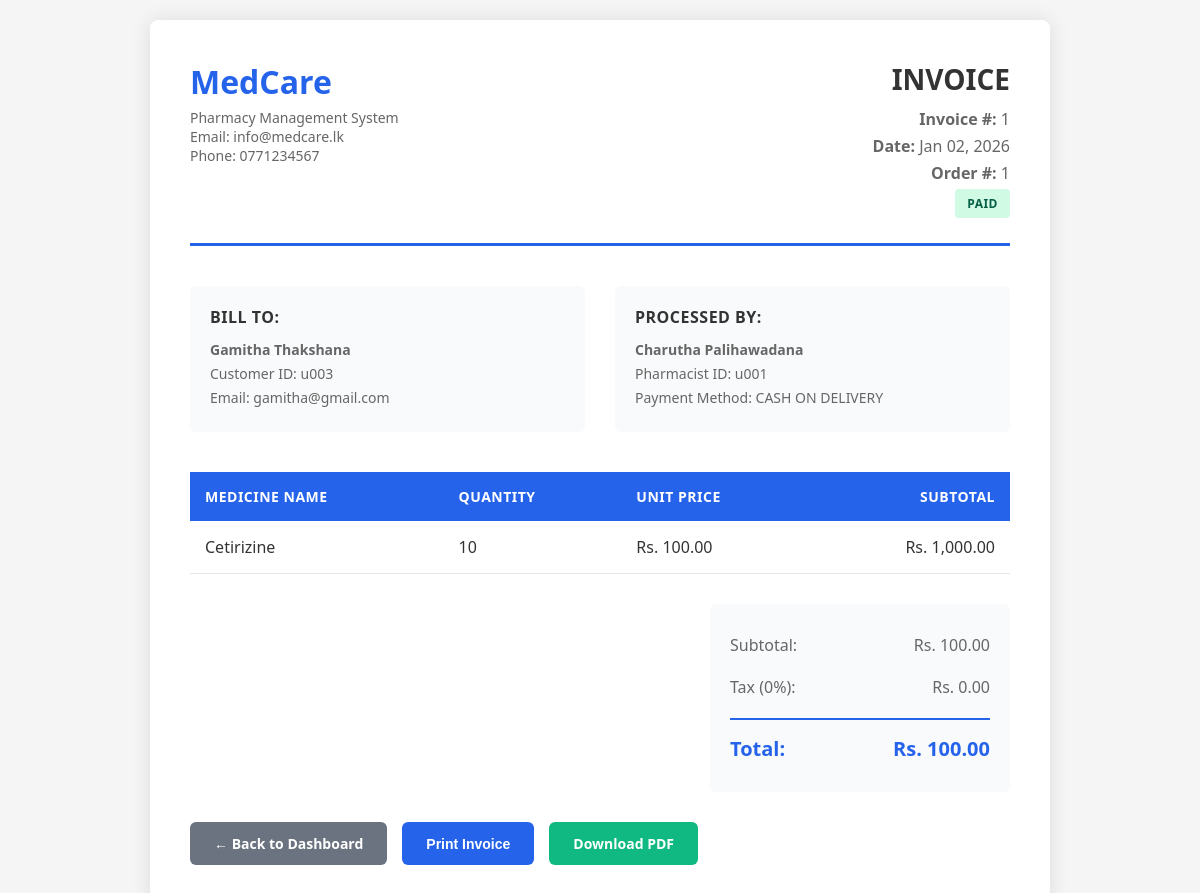
The app's page /view_invoice.php?invoice_id=1 (signed in) with its own data.
### tables this page shows
CREATE TABLE IF NOT EXISTS `invoice` (
  `INVOICE_ID` varchar(10) NOT NULL,
  `PAYMENT_METHOD` char(50) NOT NULL,
  `INVOICE_DATE` date NOT NULL,
  `ORDER_ID` varchar(50) NOT NULL,
  `TOTAL_AMOUNT` float NOT NULL,
  `PHARMACIST_ID` varchar(10) NOT NULL,
  `CUSTOMER_ID` varchar(10) NOT NULL,
  PRIMARY KEY (`INVOICE_ID`),
  KEY `fk_ORDER_ID_ORDERS` (`ORDER_ID`),
  KEY `fk_PHARMACIST_ID_PHARMACIST` (`PHARMACIST_ID`),
  KEY `fk_CUSTOMER_ID_CUSTOMER` (`CUSTOMER_ID`)
);

CREATE TABLE IF NOT EXISTS `users` (
  `USER_ID` varchar(10) NOT NULL,
  `F_NAME` char(50) NOT NULL,
  `L_NAME` char(50) NOT NULL,
  `EMAIL` varchar(100) NOT NULL,
  `CONTACT_NUM` varchar(10) NOT NULL,
  `ROLE` enum('PHARMACIST','ADMIN','CUSTOMER') DEFAULT NULL,
  `PASSWORD` varchar(255) NOT NULL,
  PRIMARY KEY (`USER_ID`),
  UNIQUE KEY `EMAIL` (`EMAIL`)
);

### public/view_invoice.php (the view, shortened to what this page needs)
<?php
require_once '../config/db_connect.php';
$invoice_id = $_GET['invoice_id'];
$stmt = $conn->prepare("
    SELECT i.*, u.F_NAME, u.L_NAME, u.EMAIL,
           p.F_NAME AS P_F_NAME, p.L_NAME AS P_L_NAME
    FROM invoice i
    JOIN users u ON i.CUSTOMER_ID = u.USER_ID
    JOIN users p ON i.PHARMACIST_ID = p.USER_ID
    WHERE i.INVOICE_ID = ?
");
$stmt->bind_param("s", $invoice_id);
$stmt->execute();
$result = $stmt->get_result();
$invoice = $result->fetch_assoc();
$stmt = $conn->prepare("
    SELECT m.NAME, oi.QUANTITY, oi.PRICE, (oi.QUANTITY * oi.PRICE) AS SUBTOTAL
    FROM order_item oi
    JOIN medicine m ON oi.MEDICINE_ID = m.MEDICINE_ID
    WHERE oi.ORDER_ID = ?
");
$stmt->bind_param("s", $invoice['ORDER_ID']);
$stmt->execute();
$items = $stmt->get_result();
?>
<!DOCTYPE html>
<html lang="en">
<head>
</head>
<body>
<div class="invoice-container">
    <div class="invoice-header">
        <div class="company-info">
            <h1>MedCare</h1>
            <p>Pharmacy Management System</p>
            <p>Email: info@medcare.lk</p>
            <p>Phone: 0771234567</p>
        </div>
        <div class="invoice-details">
            <h2>INVOICE</h2>
            <p><strong>Invoice #:</strong> <?php echo htmlspecialchars($invoice_id); ?></p>
            <p><strong>Date:</strong> <?php echo date('M d, Y', strtotime($invoice['INVOICE_DATE'])); ?></p>
            <p><strong>Order #:</strong> <?php echo htmlspecialchars($invoice['ORDER_ID']); ?></p>
            <p><span class="status-badge status-paid">PAID</span></p>
        </div>
    </div>
    <div class="info-section">
        <div class="info-box">
            <h3>Bill To:</h3>
            <p><strong><?php echo htmlspecialchars($invoice['F_NAME'] . ' ' . $invoice['L_NAME']); ?></strong></p>
            <p>Customer ID: <?php echo htmlspecialchars($invoice['CUSTOMER_ID']); ?></p>
            <p>Email: <?php echo htmlspecialchars($invoice['EMAIL']); ?></p>
        </div>
        <div class="info-box">
            <h3>Processed By:</h3>
            <p><strong><?php echo htmlspecialchars($invoice['P_F_NAME'] . ' ' . $invoice['P_L_NAME']); ?></strong></p>
            <p>Pharmacist ID: <?php echo htmlspecialchars($invoice['PHARMACIST_ID']); ?></p>
            <p>Payment Method: <?php echo htmlspecialchars($invoice['PAYMENT_METHOD']); ?></p>
        </div>
    </div>
    <table class="items-table">
        <thead>
            <tr>
                <th>Medicine Name</th>
                <th>Quantity</th>
                <th>Unit Price</th>
                <th>Subtotal</th>
            </tr>
        </thead>
        <tbody>
            <?php
            if ($items && $items->num_rows > 0) {
                while ($item = $items->fetch_assoc()) {
                    $item_subtotal = $item['QUANTITY'] * $item['PRICE'];
                    echo "
                    <tr>
                        <td>" . htmlspecialchars($item['NAME']) . "</td>
                        <td>" . $item['QUANTITY'] . "</td>
                        <td>Rs. " . number_format($item['PRICE'], 2) . "</td>
                        <td>Rs. " . number_format($item_subtotal, 2) . "</td>
                    </tr>
                    ";
                }
            }
            ?>
        </tbody>
    </table>
    <div class="total-section">
        <div class="total-box">
            <div class="total-row">
                <span>Subtotal:</span>
                <span>Rs. <?php echo number_format($invoice['TOTAL_AMOUNT'], 2); ?></span>
            </div>
            <div class="total-row">
                <span>Tax (0%):</span>
                <span>Rs. 0.00</span>
            </div>
            <div class="total-row grand-total">
                <span>Total:</span>
                <span>Rs. <?php echo number_format($invoice['TOTAL_AMOUNT'], 2); ?></span>
            </div>
        </div>
    </div>
    <div class="action-buttons">
        <a href="dashboard_pharmacist.php" class="btn btn-secondary">← Back to Dashboard</a>
        <button onclick="window.print()" class="btn btn-primary">Print Invoice</button>
        <a href="download_invoice.php?invoice_id=<?php echo htmlspecialchars($invoice_id); ?>" class="btn btn-success">Download PDF</a>
    </div>
</div>
</body>
</html>

### public/view_invoice.php (style rules this page uses)
* { margin: 0; padding: 0; box-sizing: border-box; }
body { font-family: 'Segoe UI', Tahoma, Geneva, Verdana, sans-serif; background-color: #f5f5f5; padding: 20px; }
.invoice-container { max-width: 900px; margin: 0 auto; background: white; padding: 40px; box-shadow: 0 0 20px rgba(0,0,0,0.1); border-radius: 8px; }
.invoice-header { display: flex; justify-content: space-between; align-items: start; margin-bottom: 40px; padding-bottom: 20px; border-bottom: 3px solid #2563eb; }
.company-info h1 { color: #2563eb; font-size: 32px; margin-bottom: 5px; }
.company-info p { color: #666; font-size: 14px; }
.invoice-details { text-align: right; }
.invoice-details h2 { font-size: 28px; color: #333; margin-bottom: 10px; }
.invoice-details p { color: #666; margin: 5px 0; }
.info-section { display: grid; grid-template-columns: 1fr 1fr; gap: 30px; margin-bottom: 40px; }
.info-box { background: #f9fafb; padding: 20px; border-radius: 6px; }
.info-box h3 { color: #333; margin-bottom: 12px; font-size: 16px; text-transform: uppercase; letter-spacing: 0.5px; }
.info-box p { color: #666; margin: 5px 0; font-size: 14px; }
.items-table { width: 100%; border-collapse: collapse; margin-bottom: 30px; }
.items-table thead { background: #2563eb; color: white; }
.items-table th { padding: 15px; text-align: left; font-weight: 600; font-size: 14px; text-transform: uppercase; letter-spacing: 0.5px; }
.items-table tbody tr { border-bottom: 1px solid #e5e7eb; }
.items-table td { padding: 15px; color: #333; }
.items-table td:last-child, .items-table th:last-child { text-align: right; }
.total-section { display: flex; justify-content: flex-end; margin-top: 30px; }
.total-box { width: 300px; background: #f9fafb; padding: 20px; border-radius: 6px; }
.total-row { display: flex; justify-content: space-between; padding: 10px 0; color: #666; }
.total-row.grand-total { border-top: 2px solid #2563eb; margin-top: 10px; padding-top: 15px; font-size: 20px; font-weight: bold; color: #2563eb; }
.action-buttons { display: flex; gap: 15px; margin-top: 30px; }
.btn { padding: 12px 24px; border: none; border-radius: 6px; font-size: 14px; font-weight: 600; cursor: pointer; text-decoration: none; display: inline-block; transition: all 0.3s; }
.btn-primary { background: #2563eb; color: white; }
.btn-secondary { background: #6b7280; color: white; }
.btn-success { background: #10b981; color: white; }
.status-badge { display: inline-block; padding: 6px 12px; border-radius: 4px; font-size: 12px; font-weight: 600; text-transform: uppercase; letter-spacing: 0.5px; }
.status-paid { background: #d1fae5; color: #065f46; }

### records on screen
invoice: INVOICE_DATE "Jan 02, 2026", ORDER_ID "1", users.F_NAME+L_NAME "Gamitha Thakshana", CUSTOMER_ID "u003", users.EMAIL "gamitha@gmail.com", users.F_NAME+L_NAME "Charutha Palihawadana", PHARMACIST_ID "u001", PAYMENT_METHOD "CASH ON DELIVERY", TOTAL_AMOUNT "100.00"

### other values on screen
$invoice_id "1"
$item['NAME'] "Cetirizine"
$item['QUANTITY'] "10"
$item['PRICE'] "100.00"
$item_subtotal "1,000.00"
